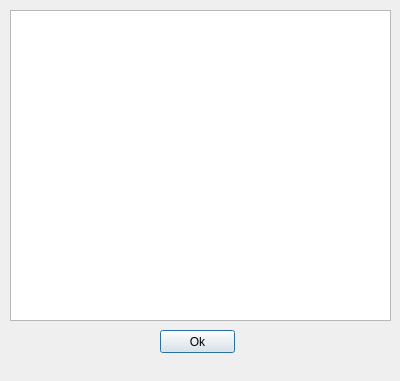
<?xml version="1.0" encoding="UTF-8"?>
<ui version="4.0">
 <class>DialogSend</class>
 <widget class="QDialog" name="DialogSend">
  <property name="geometry">
   <rect>
    <x>0</x>
    <y>0</y>
    <width>400</width>
    <height>381</height>
   </rect>
  </property>
  <property name="windowTitle">
   <string>Dialog</string>
  </property>
  <widget class="QPushButton" name="button_accept">
   <property name="geometry">
    <rect>
     <x>160</x>
     <y>330</y>
     <width>75</width>
     <height>23</height>
    </rect>
   </property>
   <property name="text">
    <string>Ok</string>
   </property>
  </widget>
  <widget class="QPlainTextEdit" name="label_response">
   <property name="geometry">
    <rect>
     <x>10</x>
     <y>10</y>
     <width>381</width>
     <height>311</height>
    </rect>
   </property>
   <property name="font">
    <font>
     <pointsize>10</pointsize>
    </font>
   </property>
   <property name="plainText">
    <string/>
   </property>
  </widget>
 </widget>
 <resources/>
 <connections/>
</ui>
